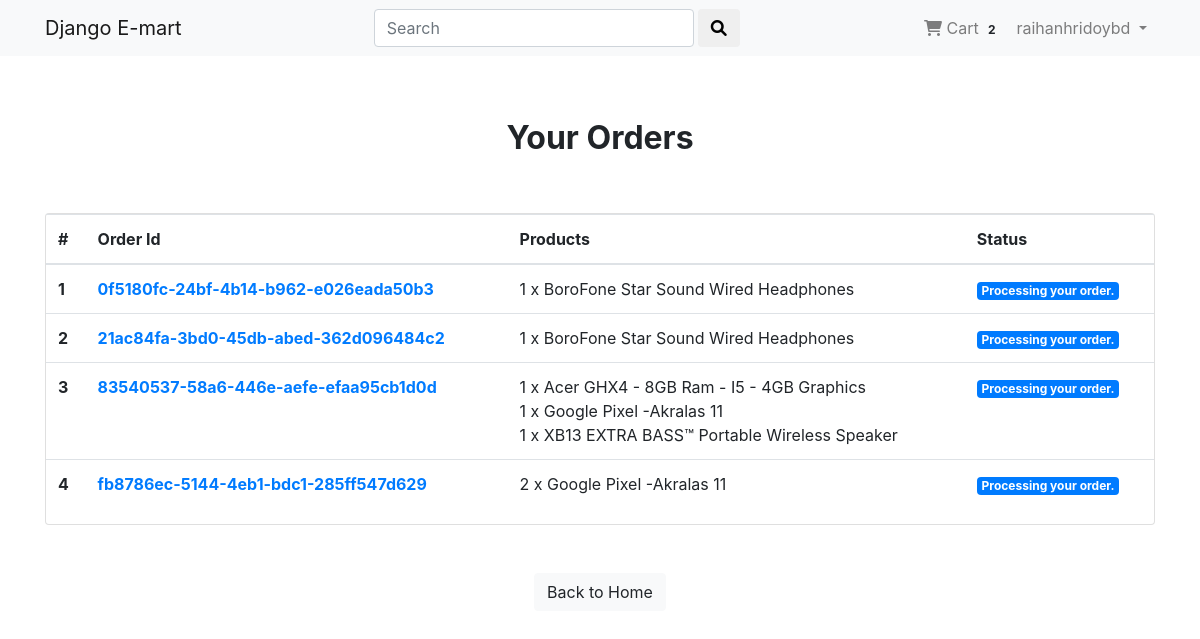
The page /payment/orders/ (signed in) on the database its author committed.
### Account_App/models.py (models this page shows, shortened)
class User(AbstractBaseUser,PermissionsMixin):
     email = models.EmailField(unique=True, null=False)
     is_staff = models.BooleanField(
          gettext_lazy('staff status'),
          default= False,
          help_text= gettext_lazy('Designates whether the user can log in this site')
     )
     is_active = models.BooleanField(
          gettext_lazy('active'),
          default = True,
          help_text = gettext_lazy('Designates whether this user should be treated as active. Unselect this insstead of deleting accounts')
     )
     USERNAME_FIELD = 'email'
     objects = MyUserManager()

class Profile(models.Model):
     user = models.OneToOneField(User,on_delete=models.CASCADE, related_name='profile')
     username = models.CharField(max_length=264,blank=True)
     full_name =  models.CharField(max_length=264,blank=True)
     address_1 = models.CharField(max_length=300,blank=True)
     city = models.CharField(max_length=40,blank=True)
     zipcode = models.CharField(max_length=10,blank=True)
     country = models.CharField(max_length=50,blank=True)
     phone = models.CharField(max_length=20,blank=True)
     date_joined = models.DateTimeField(auto_now_add=True)

### Order_App/models.py (models this page shows, shortened)
class Order(models.Model):
     orderitems = models.ManyToManyField(Cart)
     user = models.ForeignKey(settings.AUTH_USER_MODEL, on_delete=models.CASCADE)
     ordered = models.BooleanField(default=False)
     created = models.DateTimeField(auto_now_add=True)
     paymentId = models.CharField(max_length=264, blank=True, null=True)
     orderId = models.CharField(max_length=200, blank=True, null=True)

class Cart(models.Model):
     user = models.ForeignKey(settings.AUTH_USER_MODEL, on_delete=models.CASCADE, related_name="cart")
     item = models.ForeignKey(Product,on_delete=models.CASCADE)
     quantity = models.IntegerField(default=1)
     purchased = models.BooleanField(default=False)
     created = models.DateTimeField(auto_now_add=True)
     updated = models.DateTimeField(auto_now=True)
     def __str__(self):
          return f'{self.quantity} x {self.item}'

### Shop_App/models.py (models this page shows)
class Product(models.Model):
     mainimage = models.ImageField(upload_to = "Products")
     name = models.CharField(max_length=264)
     category = models.ForeignKey(Category, on_delete= models.CASCADE, related_name='category')
     preview_text = models.TextField(max_length=200,verbose_name='Preview Text')
     detail_text = models.TextField(max_length=1000, verbose_name='Description')
     price = models.FloatField()
     old_price = models.FloatField(default=0.00)
     created = models.DateTimeField(auto_now_add=True)
     def __str__(self):
          return self.name
     class Meta:
          ordering = ['-created',]

### Payment_App/views.py (the view)
# urls.py: path('orders/', views.orders, name='orders'),
@login_required
def orders(request):
     try:
          orders = Order.objects.filter(user=request.user, ordered=True)
          context = {"orders":orders}
     except:
          messages.warning(request, 'You don not have an active order.')
          return redirect("Shop_App:home")
     return render(request,"Payment_App/order.html",context)

### Order_App/templatetags/cart_tag.py (called while the page is built)
@register.filter
def cart_total(user):
     order = Order.objects.filter(user=user, ordered = False)
     if order.exists():
          return order[0].orderitems.count()
     else:
          return 0

### templates/Payment_App/order.html
{% extends 'base.html' %}
{% block body_block %}
     <div class="container mt-5">
          <h2 class="text-center"><strong>Your Orders</strong></h2>
          <div class="row">
               <div class="col-md-12">
                    <div class="card mt-5" style="height: auto;">
                         <div class="table-responsive">
                              <table class="table">
                                   <thead>
                                        <tr>
                                             <th scope="col">#</th>
                                             <th scope="col">Order Id</th>
                                             <th scope="col">Products</th>
                                             <th scope="col">Status</th>
                                        </tr>
                                   </thead>
                                   <tbody>
                                        {% for order in orders %}
                                        <tr>
                                             <th scope="col"> {{forloop.counter}} </th>
                                             <th><a href="">{{order.orderId}}</a></th>
                                             <td>
                                                  {% for item in order.orderitems.all %} {{item}} <br> {% endfor%}
                                             </td>
                                             <td>
                                                  <span class="badge badge-primary">Processing your order.</span>
                                             </td>
                                        </tr>
                                        {% endfor %}
                                   </tbody>
                              </table>
                         </div>
                    </div>
               </div>
               <div class="col-md-12 my-5 text-center">
                    <a href="{% url 'Shop_App:home'%}" class="btn btn-md btn-light">Back to Home</a>
               </div>
          </div>
     </div>
{% endblock %}

### templates/navbar.html (shortened to what this page needs)
{% load cart_tag %}
<nav class="navbar navbar-expand-lg navbar-light bg-light">
     <div class="container">
       <a class="navbar-brand" href="{% url 'Shop_App:home'%}">Django E-mart</a>
       <div class="collapse navbar-collapse" id="navbarNav">
        <form class="form-inline ml-auto" action="{% url 'Search_App:search' %}" method="GET">
          <input class="form-control mr-sm-1" style="width: 320px;" name="search" type="search" placeholder="Search" aria-label="Search">
          <button class="btn btn-outline-gray my-2 my-sm-0" type="submit"><i class="fas fa-search"></i></button>
        </form>
        <ul class="navbar-nav ml-auto">
          {% if user.is_authenticated %}
          <li class="nav-item">
            <a class="nav-link" href="{% url 'Order_App:cart'%}"><i class="fa fa-shopping-cart"></i> Cart <span class="badge badge-light">{{ request.user | cart_total }}</span></a>
          </li>
          <li class="nav-item dropdown">
            <a class="nav-link dropdown-toggle" href="#" id="navbarDropdown" role="button" data-bs-toggle="dropdown" aria-haspopup="true" aria-expanded="false">
              {{request.user.profile.username}}
            </a>
          </li>
          {% else %}
          <li class="nav-item">
            <a class="btn btn-success btn-sm" href="{% url 'Account_App:signin'%}">Signin</a>
          </li>
        {% endif %}
        </ul>
      </div>
    </div>
</nav>

### static/css/main.css (style rules this page uses)
* { margin: 0; padding: 0; }
.card { height: auto; }

### rows shown on the page
User: user|cart_total "2", user.profile.username "raihanhridoybd"
Order: orderId "0f5180fc-24bf-4b14-b962-e026eada50b3"
Cart: quantity+item "1 x BoroFone Star Sound Wired Headphones"
Order: orderId "21ac84fa-3bd0-45db-abed-362d096484c2"
Cart: quantity+item "1 x BoroFone Star Sound Wired Headphones"
Order: orderId "83540537-58a6-446e-aefe-efaa95cb1d0d"
Cart: quantity+item "1 x Acer GHX4 - 8GB Ram - I5 - 4GB Graphics"
Cart: quantity+item "1 x Google Pixel -Akralas 11"
Cart: quantity+item "1 x XB13 EXTRA BASS™ Portable Wireless Speaker"
Order: orderId "fb8786ec-5144-4eb1-bdc1-285ff547d629"
Cart: quantity+item "2 x Google Pixel -Akralas 11"
